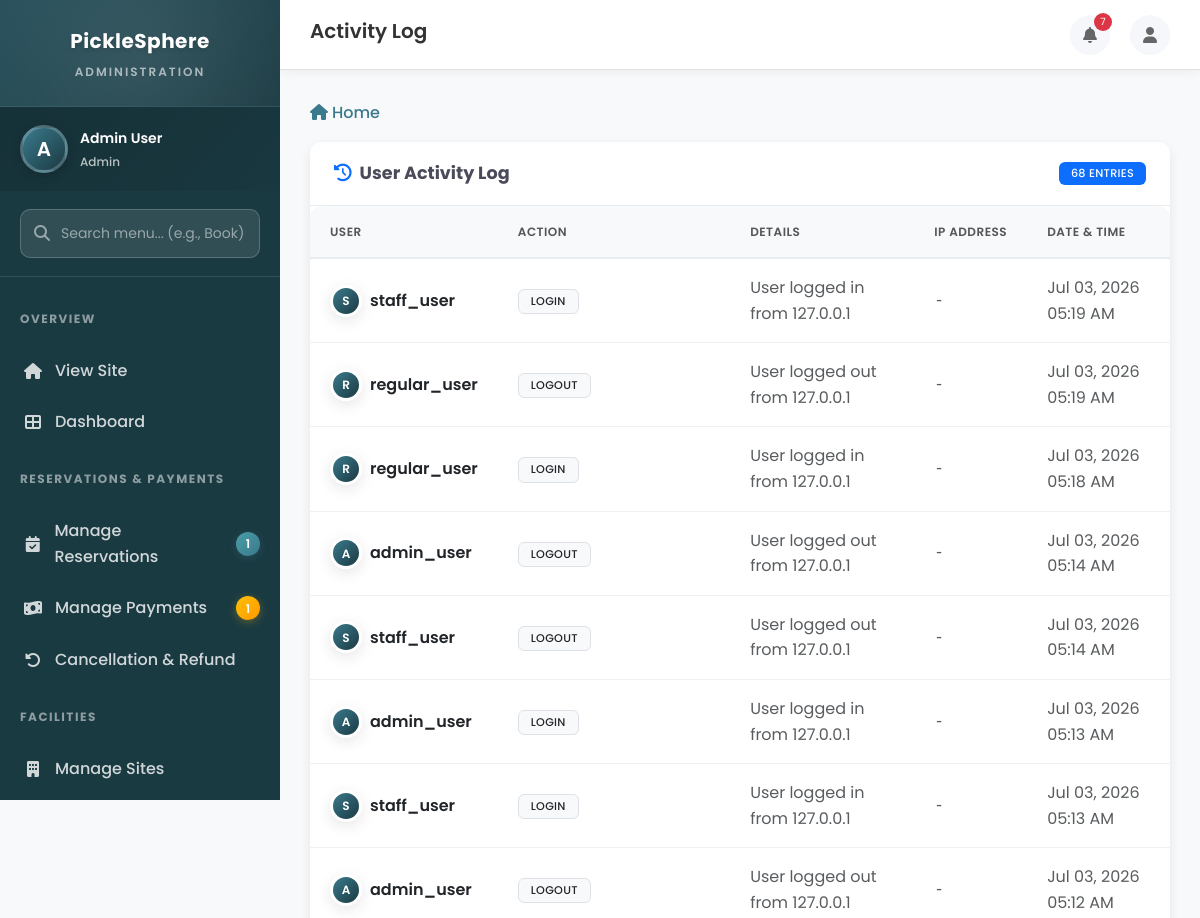
The app's page /accounts/activity-log/ (signed in, upper part), older data.
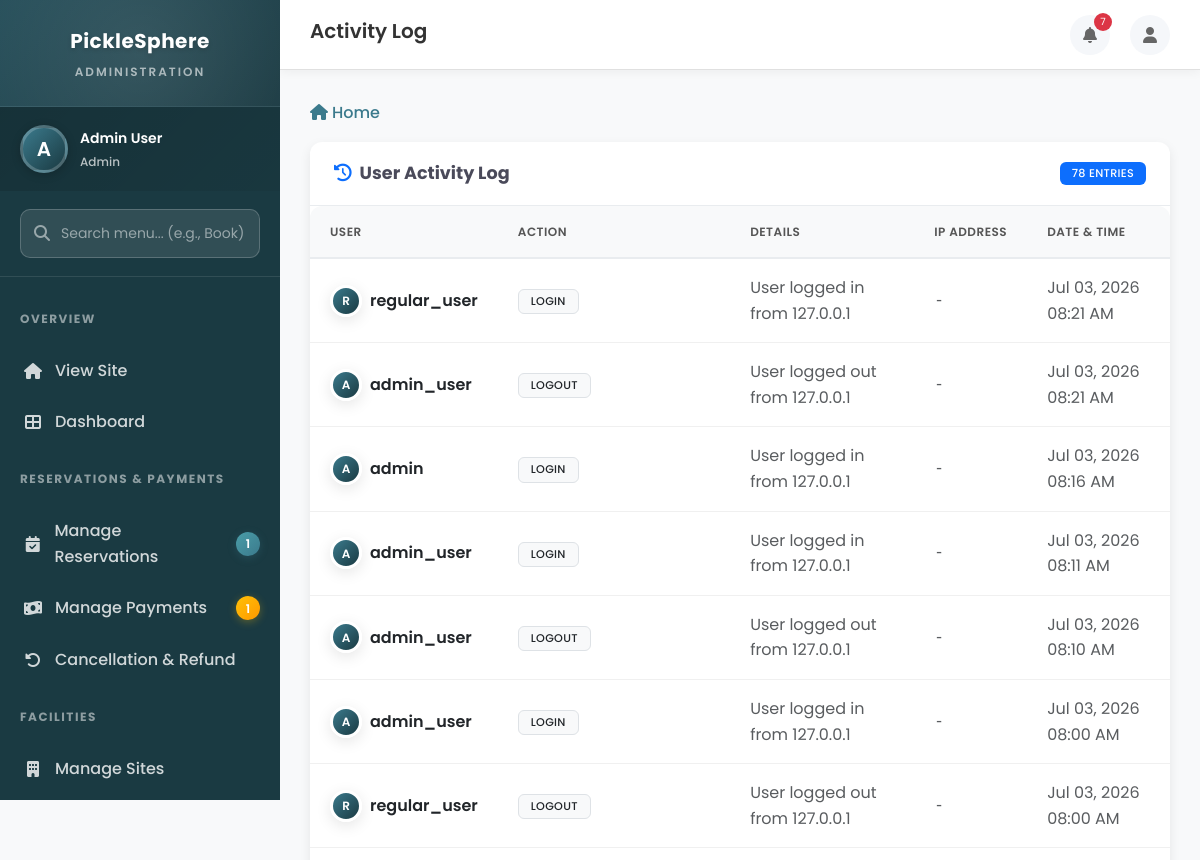
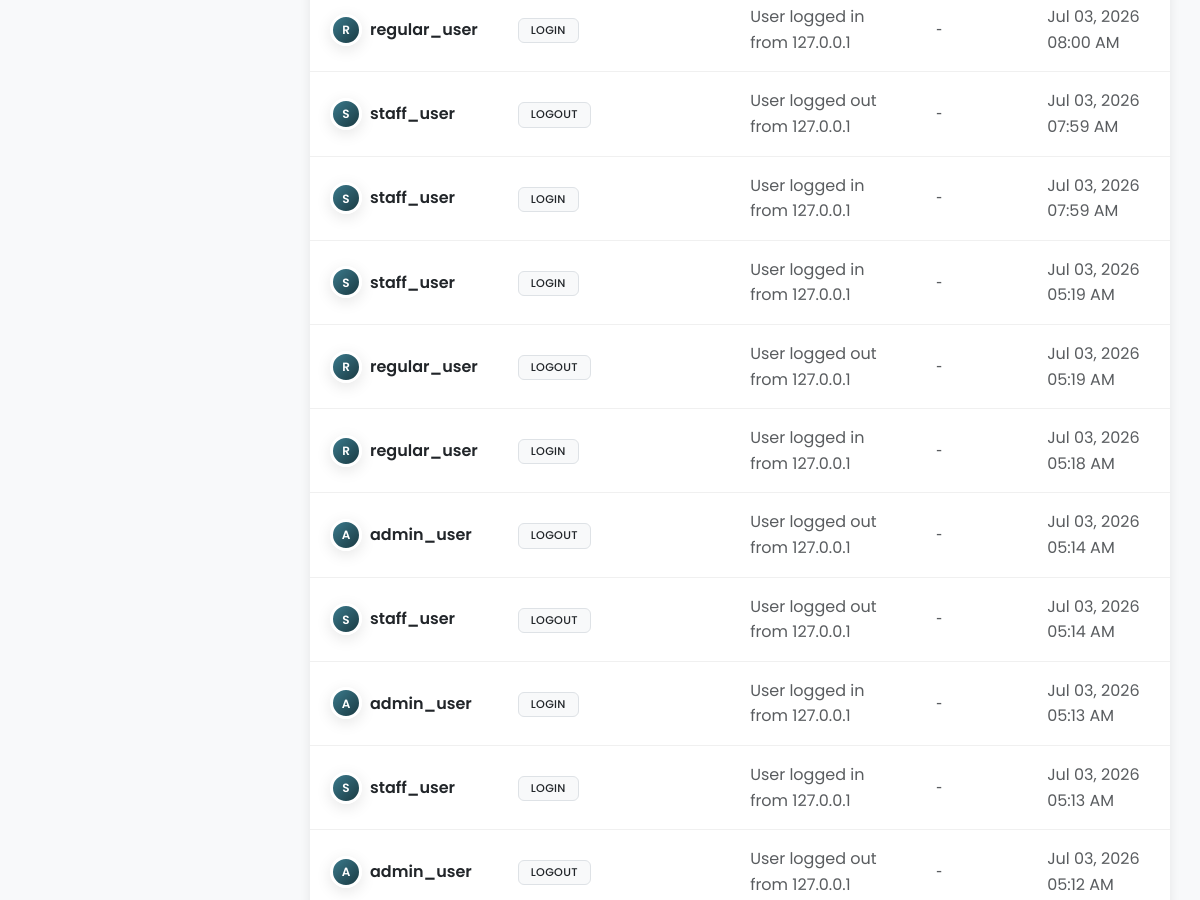
The same page, newer data (2 pictures, top to bottom).
### accounts/models.py (models this page shows, shortened)
class UserActivity(models.Model):
    user = models.ForeignKey(User, on_delete=models.CASCADE, related_name='activities')
    action = models.CharField(max_length=255)
    details = models.TextField(blank=True, null=True)
    ip_address = models.GenericIPAddressField(blank=True, null=True)
    created_at = models.DateTimeField(auto_now_add=True)
    class Meta:
        db_table = 'user_activities'
        ordering = ['-created_at']

class User(AbstractUser):
    ROLE_CHOICES = (
        ('admin', 'Admin'),
        ('staff', 'Staff'),
        ('user', 'User'),
    )
    GENDER_CHOICES = (
        ('M', 'Male'),
        ('F', 'Female'),
        ('O', 'Other'),
        ('P', 'Prefer not to say'),
    )
    role = models.CharField(max_length=10, choices=ROLE_CHOICES, default='user')
    gender = models.CharField(max_length=1, choices=GENDER_CHOICES, blank=True, null=True)
    phone_number = models.CharField(max_length=20, blank=True, null=True)
    profile_picture = models.ImageField(upload_to='profiles/', blank=True, null=True)
    address = models.TextField(blank=True, null=True)
    created_at = models.DateTimeField(auto_now_add=True)
    updated_at = models.DateTimeField(auto_now=True)
    class Meta:
        db_table = 'users'
    def is_admin(self):
        return self.role == 'admin'
    def is_staff_user(self):
        return self.role == 'staff'

### accounts/views.py (the view)
# urls.py: path('activity-log/', views.user_activity_log, name='activity_log'),
@login_required
@staff_or_admin_required
def user_activity_log(request):
    activities = UserActivity.objects.all().order_by('-created_at')[:100]
    return render(request, 'admin/activity_log.html', {'activities': activities})

### dashboard/context_processors.py (called while the page is built)
def site_contact_info(request):
    contact_info = ContactInfo.objects.first()
    def value(field_name):
        if not contact_info:
            return DEFAULT_CONTACT_INFO[field_name]
        return getattr(contact_info, field_name) or DEFAULT_CONTACT_INFO[field_name]
    return {
        'site_contact_info': {
            'phone': value('phone'),
            'email': value('email'),
            'address': value('address'),
            'city_country': value('city_country'),
        }
    }

### notifications/context_processors.py (called while the page is built)
def notification_count(request):
    if request.user.is_authenticated:
        unread_count = Notification.objects.filter(
            user=request.user,
            is_read=False
        ).count()
        recent_notifications = Notification.objects.filter(
            user=request.user
        ).order_by('-created_at')[:5]
        return {
            'unread_notification_count': unread_count,
            'recent_notifications': recent_notifications
        }
    return {
        'unread_notification_count': 0,
        'recent_notifications': []
    }

### templates/admin/activity_log.html (shortened to what this page needs)
{% extends 'base/dashboard_base.html' %}
{% load static %}
{% block page_title %}Activity Log{% endblock %}
{% block content %}
<div class="admin-card">
    <div class="admin-card-header">
        <h5 class="admin-card-title">
            <i class="fas fa-history text-primary"></i>
            User Activity Log
        </h5>
        <span class="badge bg-primary">{{ activities|length }} entries</span>
    </div>
    <div class="card-body p-0">
        {% if activities %}
        <div class="admin-table-container">
            <table class="table admin-table mb-0">
                <thead>
                    <tr>
                        <th>User</th>
                        <th>Action</th>
                        <th>Details</th>
                        <th>IP Address</th>
                        <th>Date & Time</th>
                    </tr>
                </thead>
                <tbody>
                    {% for activity in activities %}
                    <tr>
                        <td>
                            <div class="d-flex align-items-center">
                                <div class="avatar avatar-sm avatar-placeholder me-2">
                                    {{ activity.user.username|first|upper }}
                                </div>
                                <span class="fw-semibold">{{ activity.user.username }}</span>
                            </div>
                        </td>
                        <td>
                            <span class="badge bg-light text-dark border">{{ activity.action }}</span>
                        </td>
                        <td>
                            <span class="text-muted">{{ activity.details|default:"-" }}</span>
                        </td>
                        <td>
                            <span class="font-monospace text-muted">{{ activity.ip_address|default:"-" }}</span>
                        </td>
                        <td>
                            <span class="text-muted">{{ activity.created_at|date:"M d, Y h:i A" }}</span>
                        </td>
                    </tr>
                    {% endfor %}
                </tbody>
            </table>
        </div>
        {% endif %}
    </div>
</div>
{% endblock %}

Row changes from the older to the newer data that the page shows:
added UserActivity: user.username|first "R", user.username "regular_user", action "LOGIN", details "User logged in from 127.0.0.1", ip_address "-", created_at "Jul 03, 2026 08:21 AM"
added UserActivity: user.username|first "A", user.username "admin_user", action "LOGOUT", details "User logged out from 127.0.0.1", ip_address "-", created_at "Jul 03, 2026 08:21 AM"
added UserActivity: user.username|first "A", user.username "admin", action "LOGIN", details "User logged in from 127.0.0.1", ip_address "-", created_at "Jul 03, 2026 08:16 AM"
added UserActivity: user.username|first "A", user.username "admin_user", action "LOGIN", details "User logged in from 127.0.0.1", ip_address "-", created_at "Jul 03, 2026 08:11 AM"
added UserActivity: user.username|first "A", user.username "admin_user", action "LOGOUT", details "User logged out from 127.0.0.1", ip_address "-", created_at "Jul 03, 2026 08:10 AM"
added UserActivity: user.username|first "A", user.username "admin_user", action "LOGIN", details "User logged in from 127.0.0.1", ip_address "-", created_at "Jul 03, 2026 08:00 AM"
added UserActivity: user.username|first "R", user.username "regular_user", action "LOGOUT", details "User logged out from 127.0.0.1", ip_address "-", created_at "Jul 03, 2026 08:00 AM"
added UserActivity: user.username|first "R", user.username "regular_user", action "LOGIN", details "User logged in from 127.0.0.1", ip_address "-", created_at "Jul 03, 2026 08:00 AM"
added UserActivity: user.username|first "S", user.username "staff_user", action "LOGOUT", details "User logged out from 127.0.0.1", ip_address "-", created_at "Jul 03, 2026 07:59 AM"
added UserActivity: user.username|first "S", user.username "staff_user", action "LOGIN", details "User logged in from 127.0.0.1", ip_address "-", created_at "Jul 03, 2026 07:59 AM"
Text that changed along with them:
{{ activities|length }}: "68" → "78"
